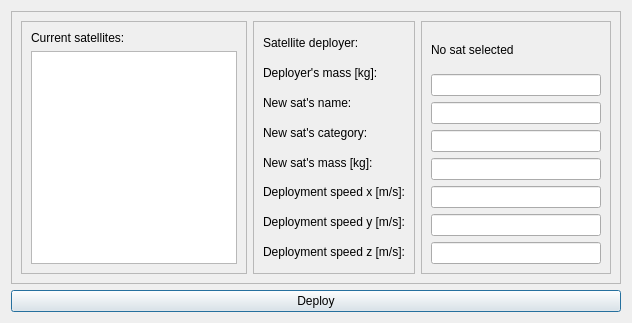
<?xml version="1.0" encoding="UTF-8"?>
<ui version="4.0">
 <class>DPL</class>
 <widget class="QDialog" name="DPL">
  <property name="geometry">
   <rect>
    <x>0</x>
    <y>0</y>
    <width>632</width>
    <height>323</height>
   </rect>
  </property>
  <property name="windowTitle">
   <string>Dialog</string>
  </property>
  <layout class="QVBoxLayout" name="verticalLayout">
   <item>
    <widget class="QFrame" name="frame_4">
     <property name="frameShape">
      <enum>QFrame::StyledPanel</enum>
     </property>
     <property name="frameShadow">
      <enum>QFrame::Raised</enum>
     </property>
     <layout class="QHBoxLayout" name="horizontalLayout_2">
      <item>
       <widget class="QFrame" name="frame">
        <property name="minimumSize">
         <size>
          <width>190</width>
          <height>0</height>
         </size>
        </property>
        <property name="frameShape">
         <enum>QFrame::StyledPanel</enum>
        </property>
        <property name="frameShadow">
         <enum>QFrame::Raised</enum>
        </property>
        <layout class="QVBoxLayout" name="verticalLayout_2">
         <item>
          <widget class="QLabel" name="label_1">
           <property name="text">
            <string>Current satellites:</string>
           </property>
          </widget>
         </item>
         <item>
          <widget class="QListWidget" name="curr_sats_lst"/>
         </item>
        </layout>
       </widget>
      </item>
      <item>
       <widget class="QFrame" name="frame_2">
        <property name="frameShape">
         <enum>QFrame::StyledPanel</enum>
        </property>
        <property name="frameShadow">
         <enum>QFrame::Raised</enum>
        </property>
        <layout class="QVBoxLayout" name="verticalLayout_3">
         <item>
          <widget class="QLabel" name="label_2">
           <property name="text">
            <string>Satellite deployer:</string>
           </property>
          </widget>
         </item>
         <item>
          <widget class="QLabel" name="label_3">
           <property name="text">
            <string>Deployer's mass [kg]:</string>
           </property>
          </widget>
         </item>
         <item>
          <widget class="QLabel" name="label_4">
           <property name="text">
            <string>New sat's name:</string>
           </property>
          </widget>
         </item>
         <item>
          <widget class="QLabel" name="label_5">
           <property name="text">
            <string>New sat's category:</string>
           </property>
          </widget>
         </item>
         <item>
          <widget class="QLabel" name="label_6">
           <property name="text">
            <string>New sat's mass [kg]:</string>
           </property>
          </widget>
         </item>
         <item>
          <widget class="QLabel" name="label_7">
           <property name="text">
            <string>Deployment speed x [m/s]:</string>
           </property>
          </widget>
         </item>
         <item>
          <widget class="QLabel" name="label_8">
           <property name="text">
            <string>Deployment speed y [m/s]:</string>
           </property>
          </widget>
         </item>
         <item>
          <widget class="QLabel" name="label_9">
           <property name="text">
            <string>Deployment speed z [m/s]:</string>
           </property>
          </widget>
         </item>
        </layout>
       </widget>
      </item>
      <item>
       <widget class="QFrame" name="frame_3">
        <property name="minimumSize">
         <size>
          <width>190</width>
          <height>0</height>
         </size>
        </property>
        <property name="frameShape">
         <enum>QFrame::StyledPanel</enum>
        </property>
        <property name="frameShadow">
         <enum>QFrame::Raised</enum>
        </property>
        <layout class="QVBoxLayout" name="verticalLayout_4">
         <item>
          <widget class="QLabel" name="deployer_name_lbl">
           <property name="text">
            <string>No sat selected</string>
           </property>
          </widget>
         </item>
         <item>
          <widget class="QLineEdit" name="mass_box1"/>
         </item>
         <item>
          <widget class="QLineEdit" name="name_box"/>
         </item>
         <item>
          <widget class="QLineEdit" name="cat_box"/>
         </item>
         <item>
          <widget class="QLineEdit" name="mass_box2"/>
         </item>
         <item>
          <widget class="QLineEdit" name="spdx_box"/>
         </item>
         <item>
          <widget class="QLineEdit" name="spdy_box"/>
         </item>
         <item>
          <widget class="QLineEdit" name="spdz_box"/>
         </item>
        </layout>
       </widget>
      </item>
     </layout>
    </widget>
   </item>
   <item>
    <widget class="QPushButton" name="deploy_now_bt">
     <property name="text">
      <string>Deploy</string>
     </property>
    </widget>
   </item>
  </layout>
 </widget>
 <resources/>
 <connections/>
</ui>
